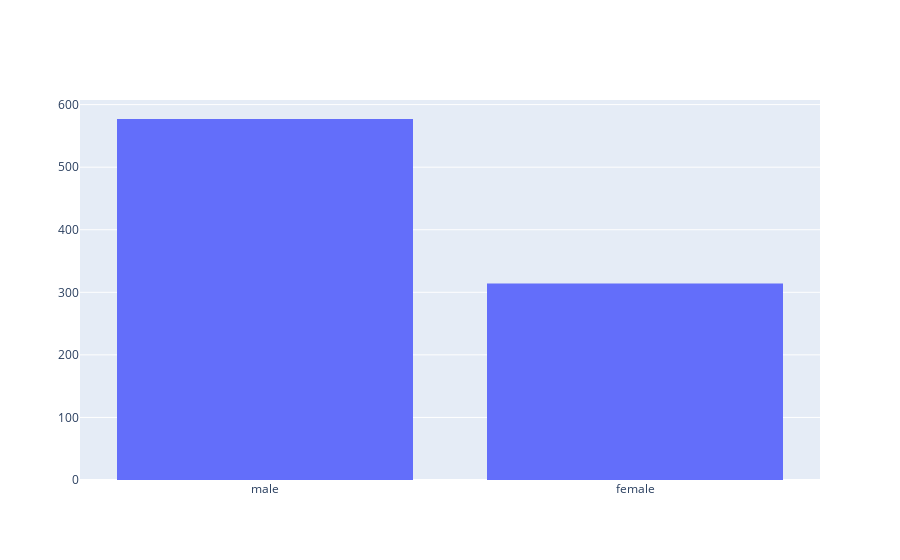

Source (notebook cell):
### Code cell
fig = go.Figure([go.Histogram(x = df.Sex)])
fig.show()

### Figure 1 — Plotly figure (JSON) as saved in the notebook; plotly's stock layout.template omitted (floating-point values rounded to 4 significant figures; data arrays with more than 128 entries replaced by an {"elided": "..."} marker saying what was removed)
{"data": [{"type": "histogram", "x": {"elided": "891 str values"}}], "layout": {}}
